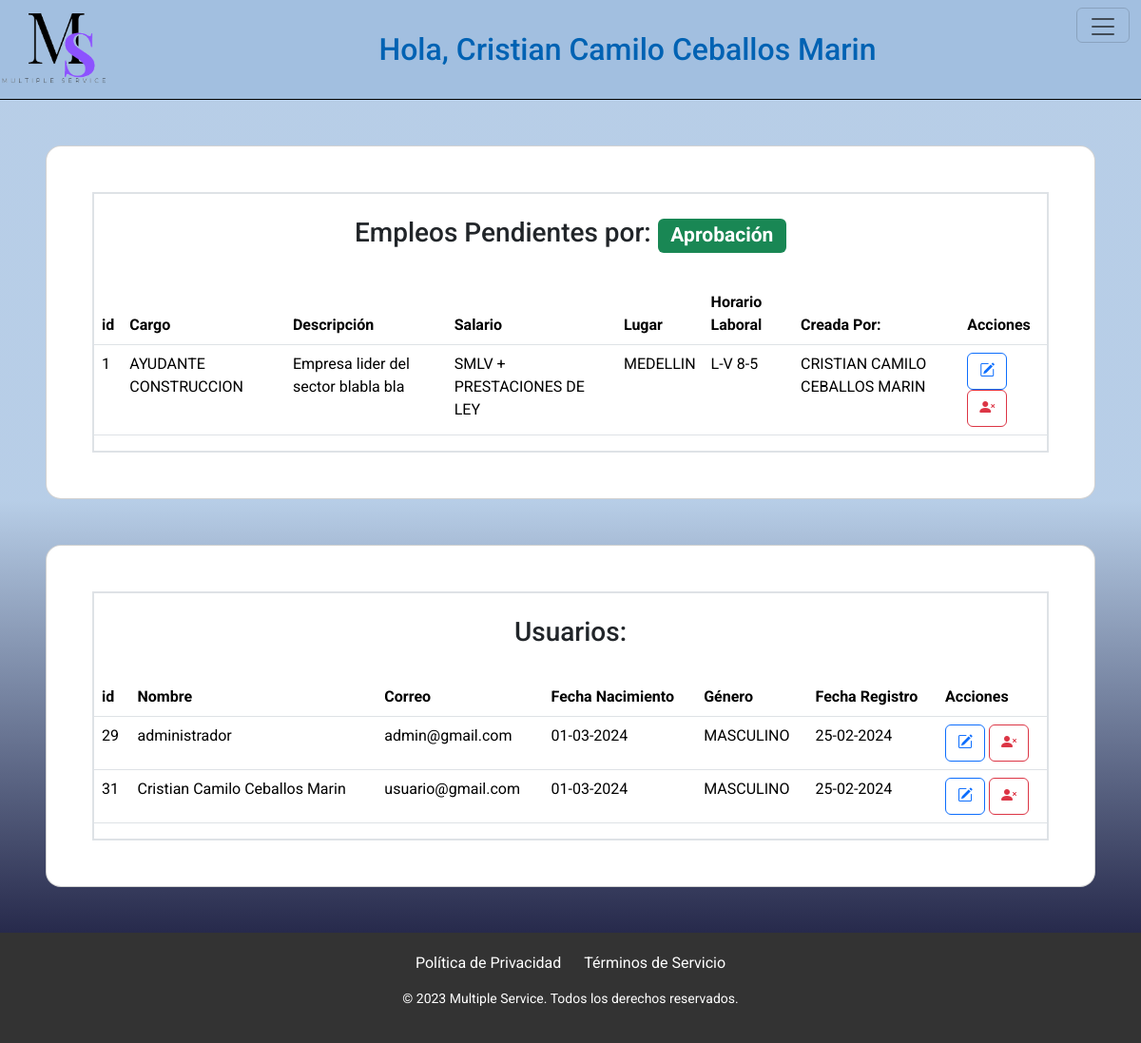
The app's page /vistas/administracion.php (signed in) with its own data.
### tables this page shows
CREATE TABLE `empleos` (
  `id` int(11) NOT NULL,
  `cargo` varchar(100) NOT NULL,
  `descripcion` varchar(100) NOT NULL,
  `salario` varchar(50) NOT NULL,
  `lugar` varchar(50) NOT NULL,
  `horario` varchar(10) NOT NULL,
  `creado_por` varchar(100) NOT NULL,
  `estado` enum('PENDIENTE','RECHAZADO','APROBADO') NOT NULL,
  `fecha_creacion` timestamp NOT NULL DEFAULT current_timestamp()
);

CREATE TABLE `users` (
  `id` int(11) NOT NULL,
  `nombre` varchar(100) NOT NULL,
  `email` varchar(120) NOT NULL,
  `password` varchar(10) NOT NULL,
  `confirmar_password` varchar(10) NOT NULL,
  `fecha_nacimiento` varchar(11) NOT NULL,
  `genero` enum('MASCULINO','FEMENINO','PREFIERO NO DECIRLO') NOT NULL,
  `tipo_usuario` enum('ESTANDAR','ADMIN','','') NOT NULL,
  `fecha_registro` timestamp NOT NULL DEFAULT current_timestamp()
);

### vistas/administracion.php (the view, shortened to what this page needs)
<!DOCTYPE html>
<html lang="es">
<head>
    <link rel="stylesheet" href="../css/estilos_mul.css">
    <link rel="stylesheet" href="https://cdn.jsdelivr.net/npm/bootstrap@5.3.2/dist/css/bootstrap.min.css">
    <link rel="stylesheet" href="https://cdn.jsdelivr.net/npm/bootstrap-icons@1.11.3/font/bootstrap-icons.min.css">
</head>
<body>
  <header class="Tituloosm">
    <img class="logo_header" src="../img/logo_1.png" alt="Multiple Service">
    <h1 class="text-capitalize fs-2 text"> Hola, <?php echo $_SESSION['nombre_usuario']; ?></h1>
    <?php include 'menu.php' ?>
    </header>
<section class="p-5 m-5 card rounded-4">
    <div class="border border-2">
        <h3 class="text-center pb-4 mt-4">Empleos Pendientes por: <span class="badge text-bg-success">Aprobación</span></h3>
        <table class="table table-hover">
            <thead>
                <th>id</th>
                <th>Cargo</th>
                <th>Descripción</th>
                <th>Salario</th>
                <th>Lugar</th>
                <th>Horario Laboral</th>
                <th>Creada Por:</th>
                <th>Acciones</th>
            </thead>
            <tbody>
                <?php
                    $usuario = 'root';
                    $contrasena = '';
                    $conexion = new PDO('mysql:host=localhost;dbname=multiple_services', $usuario, $contrasena);
                    $conexion->setAttribute(PDO::ATTR_ERRMODE, PDO::ERRMODE_EXCEPTION);
                    $sql = "SELECT id, cargo, descripcion, salario, lugar, horario, creado_por, estado, fecha_creacion FROM empleos";
                    $stmt = $conexion->query($sql);
                ?>
                <?php while ($fila = $stmt->fetch(PDO::FETCH_ASSOC)): ?>
                    <tr>
                        <td><?= $fila['id'] ?></td>
                        <td><?= $fila['cargo'] ?></td>
                        <td><?= $fila['descripcion'] ?></td>
                        <td><?= $fila['salario'] ?></td>
                        <td><?= $fila['lugar'] ?></td>
                        <td><?= $fila['horario'] ?></td>
                        <td><?= $fila['creado_por'] ?></td>
                        <td>
                            <button type="button" class="btn btn-outline-primary" data-bs-toggle="tooltip" data-bs-placement="top" data-bs-title="editar"><i class="bi bi-pencil-square"></i></button>
                            <button type="button" class="btn btn-outline-danger"><i class="bi bi-person-x-fill"></i></button>
                        </td>
                    </tr>
                <?php endwhile; ?>
            </tbody>
        </table>
    </div>
</section>
    <section class="p-5 m-5 card rounded-4">
<div class="border border-2">
    <h3 class="text-center pb-4 mt-4">Usuarios:</h3>
<table class="table table-hover">
        <thead>
        <th>id</th>
        <th>Nombre</th>
        <th>Correo</th>
        <th>Fecha Nacimiento</th>
        <th>Género</th>
        <th>Fecha Registro</th>
        <th>Acciones</th>
    </thead>
    <tbody>
    <?php
        $sql_empleados = "SELECT id, nombre, email, fecha_nacimiento, genero, fecha_registro  FROM users";
        $stmt_empleados = $conexion->query($sql_empleados);
    ?>
        <?php while ($fila = $stmt_empleados->fetch(PDO::FETCH_ASSOC)): ?>
                    <tr>
                        <td><?= $fila['id'] ?></td>
                        <td><?= $fila['nombre'] ?></td>
                        <td><?= $fila['email'] ?></td>
                        <td><?= date("d-m-Y", strtotime($fila['fecha_nacimiento'])) ?></td>
                        <td><?= $fila['genero'] ?></td>
                        <td><?= date("d-m-Y", strtotime($fila['fecha_registro'])) ?></td>
                        <td>
                            <button type="button" class="btn btn-outline-primary" data-bs-toggle="tooltip" data-bs-placement="top" data-bs-title="editar"><i class="bi bi-pencil-square"></i></button>
                            <button type="button" class="btn btn-outline-danger"><i class="bi bi-person-x-fill"></i></button>
                        </td>
                    </tr>
                <?php endwhile; ?>
    </tbody>
</table>
</div>
</section>
    <footer>
      <div class="footer-links">
          <a href="#" target="_blank">Política de Privacidad</a>
          <a href="#" target="_blank">Términos de Servicio</a>
      </div>
      <p>&copy; 2023 Multiple Service. Todos los derechos reservados.</p>
    </footer>
</body>
</html>

### css/estilos_mul.css (style rules this page uses)
* { margin: 0; padding: 0; box-sizing: border-box; text-decoration: none; font-family: "Roboto", sans-serif; }
body { margin: 0px; font-family: "Roboto", sans-serif; background: rgb(13, 0, 255); background: linear-gradient(0deg, rgba(2, 0, 36, 1) 0%, rgba(153, 185, 221, 0.7008928571428572) 52%); background-position: center; background-attachment: fixed; }
header { background-color: rgba(153, 185, 221, 0.7); color: white; text-align: center; display: flex; justify-content: space-between; align-items: center; border-bottom: solid 1px black; }
.Tituloosm h1 { font-family: "Roboto", sans-serif; color: #0062b3; text-align: center; text-transform: uppercase; margin: 20px auto; font-size: 40px; }
.logo_header { width: 10%; }
button { background-color: rgb(5, 45, 119); text-align: center; padding: 6%; height: 30px; border-radius: 10px; }
section { margin: 20px 0; padding: 20px; }
footer { background-color: #333; color: #fff; padding: 20px; text-align: center; }
.footer-links { margin-bottom: 15px; }
.footer-links a { text-decoration: none; color: #fff; margin: 0 10px; }
p { font-size: 14px; margin: 0; }
p { margin-top: 20px; font-size: 14px; }
[type=button]:not(:disabled), [type=reset]:not(:disabled), [type=submit]:not(:disabled), button:not(:disabled) { padding-bottom: 31px !important; }

### records on screen
empleos: id "1", cargo "AYUDANTE CONSTRUCCION", descripcion "Empresa lider del sector blabla bla", salario "SMLV + PRESTACIONES DE LEY", lugar "MEDELLIN", horario "L-V 8-5", creado_por "CRISTIAN CAMILO CEBALLOS MARIN"
users: id "29", nombre "administrador", email "admin@gmail.com", fecha_nacimiento "01-03-2024", genero "MASCULINO", fecha_registro "25-02-2024"
users: id "31", nombre "Cristian Camilo Ceballos Marin", email "usuario@gmail.com", fecha_nacimiento "01-03-2024", genero "MASCULINO", fecha_registro "25-02-2024"

### other values on screen
$_SESSION['nombre_usuario'] "Cristian Camilo Ceballos Marin"
